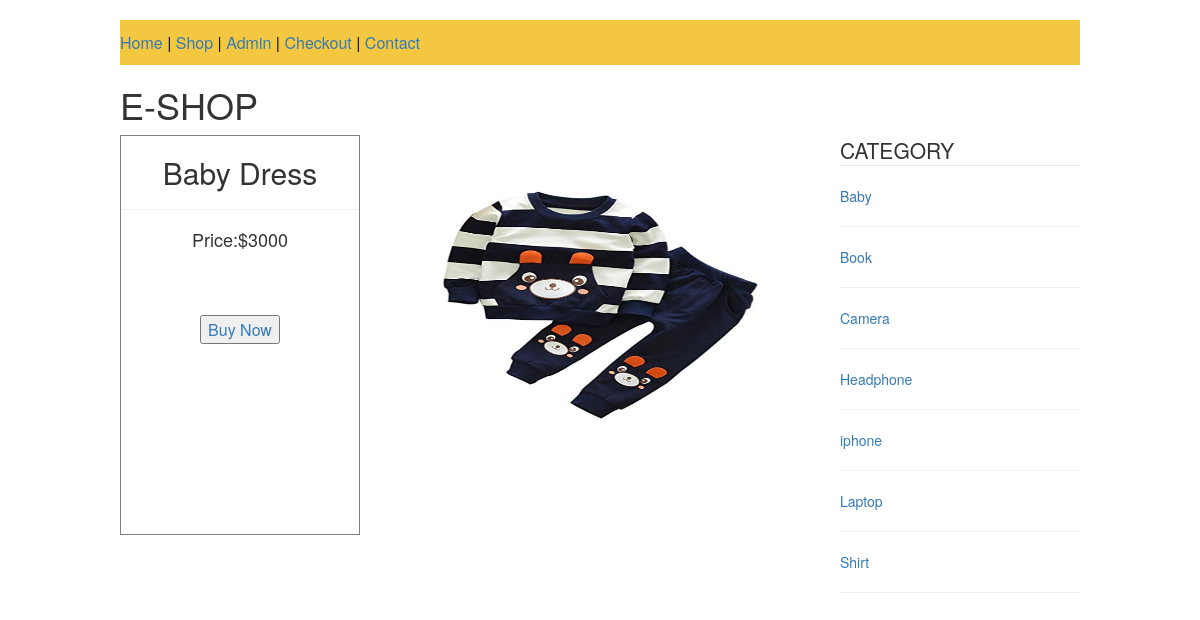
The app's page /final/public/item.php?id=12 with its own data.
### tables this page shows
CREATE TABLE `products` (
  `product_id` int(11) NOT NULL,
  `product_title` varchar(255) NOT NULL,
  `product_category_id` int(11) NOT NULL,
  `product_price` float NOT NULL,
  `product_quantity` int(11) NOT NULL,
  `product_description` text NOT NULL,
  `product_image` text NOT NULL
);

CREATE TABLE `categories` (
  `cat_id` int(11) NOT NULL,
  `cat_title` varchar(255) NOT NULL
);

### final/public/item.php (the view, shortened to what this page needs)
<?php include(TEMPLATE_FRONT . DS . "header.php")?>
<?php include(TEMPLATE_FRONT . DS . "top_nav.php")?>
<div>
    <h1 align="left">E-SHOP</h1>
</div>
 <?php
    $query=query("SELECT * FROM products WHERE product_id=" . escape_string($_GET['id']) . " ");
    while($row=fetch_array($query)):
       $product_id = $row['product_id'];
       $product_title = $row['product_title'];
       $product_price = $row['product_price'];
       $product_description = $row['product_description'];
       $product_image = $row['product_image'];
 ?>
<div style="float: left;">
    <table border="1" width="240px" height="400px">
        <tr>
            <td align="center" valign="top">
            <h2 align=""><?php echo $product_title;?></h2><hr>
            <h4>Price:<?php echo "&#36;".$product_price?></h4><br>
            <p><?php echo $product_description;?></p><br>
            <a href="../resources/cart.php?add=<?php echo $product_id ?>"><input type="submit" value="Buy Now"></a>
            </td>
        </tr>
    </table>
</div>
		<div id="slider" style="width: 400px; margin-top:50px; margin-left:40px; float: left;">
		     <img src="./img/<?php echo $product_image;?>"  width="400px" height="240" />
		</div>
 <div  style="width: 240px; float: right;">
<fieldset>
<legend>CATEGORY</legend>
<?php get_categories();?>
</fieldset>
</div>
<?php endwhile; ?>
 <?php include(TEMPLATE_FRONT . DS . "footer.php")?>

### final/resources/functions.php (shortened to what this page needs)
<?php
function query($sql){
    global $connection;
    return mysqli_query($connection,$sql);
}
function escape_string($string){
    global $connection;
    return mysqli_real_escape_string($connection,$string);
}
function fetch_array($result){
    return mysqli_fetch_array($result);
}
function get_categories(){
    $query=query("SELECT * FROM categories order by cat_title");
    while($row=fetch_array($query)){
        $cat_id=$row['cat_id'];
        $cat_title=$row['cat_title'];
$category_links = <<<DELIMETER
<p><a href="category.php?id=$cat_id">$cat_title</a></p><hr>
DELIMETER;
        echo $category_links;
   }
}
?>

### records on screen
products: product_title "Baby Dress", product_price "3000", product_image (picture)
categories: cat_title "Baby"
categories: cat_title "Book"
categories: cat_title "Camera"
categories: cat_title "Headphone"
categories: cat_title "iphone"
categories: cat_title "Laptop"
categories: cat_title "Shirt"
